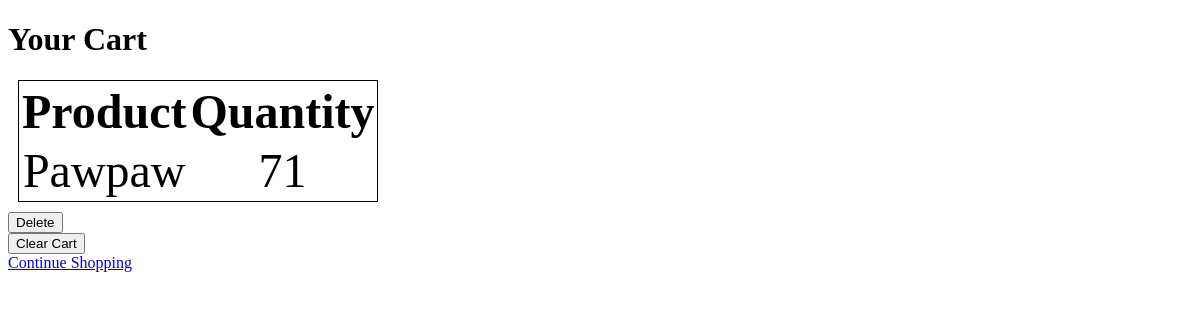
Page /cart/ on the earlier database version.
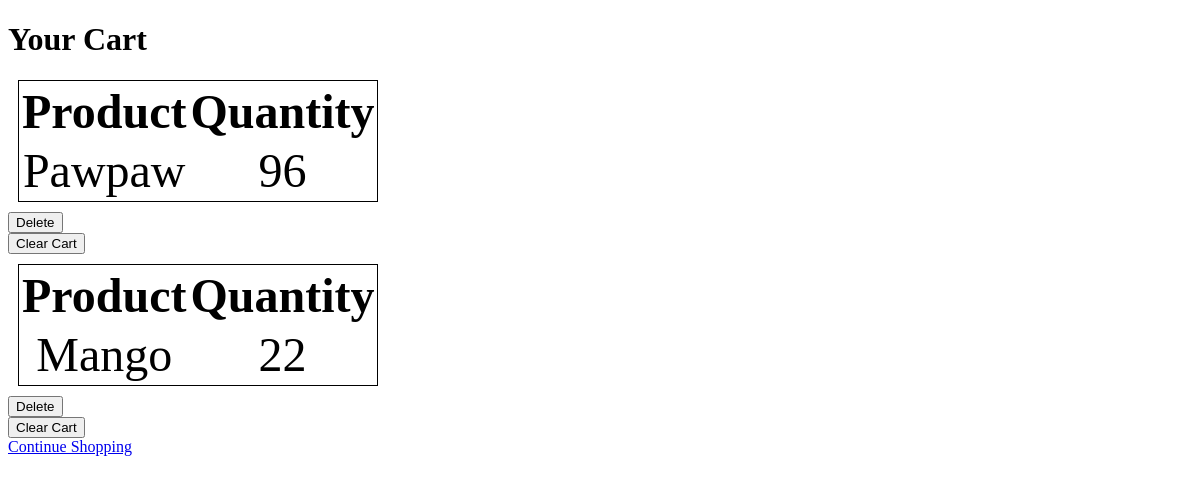
Same page on the later database version.
### Product/models.py (models this page shows, shortened)
class CartItem(models.Model):
    cart = models.ForeignKey(Cart, on_delete=models.CASCADE)
    product = models.ForeignKey(Product, on_delete=models.CASCADE)
    quantity = models.PositiveIntegerField(default=1)

class Product(models.Model):
    name = models.CharField(max_length=255)
    price = models.DecimalField(max_digits=10, decimal_places=2)
    stock = models.IntegerField()
    def __str__(self):
        return self.name

### Product/views.py (the view)
# urls.py: path('cart/', views.cart_detail, name='cart_detail'),
def cart_detail(request):
    cart = CartItem.objects.all()
    return render(request, 'cart_detail.html', {'cart': cart})

### Product/templates/cart_detail.html (shortened to what this page needs)
<!DOCTYPE html>
<html lang="en">
<head>
</head>
<body>
    <h1>Your Cart</h1>
    {% for item in cart %}
    <table>
 <th>Product</th>
 <th>Quantity</th>
 <tr>
    <td>{{item.product}}</td>
    <td>{{item.quantity}}</td>
 </tr>
    </table>
    <form method="post" action="{% url 'delete_from_cart' item.product.id %}">
        <button type="submit">Delete</button>
    </form>
    <form method="post" action="{% url 'clear_cart' %}">
        <button type="submit">Clear Cart</button>
    </form>
    {% endfor %}
    <a href="{% url 'index' %}">Continue Shopping</a>
</body>
</html>

### Product/templates/cart_detail.html (style rules this page uses)
table { border: 1px solid; text-align: center; margin: 10px; font-size: 3rem; }

Differences in the rows shown:
changed CartItem "Pawpaw": quantity "71" → "96"
added CartItem: product "Mango", quantity "22"
